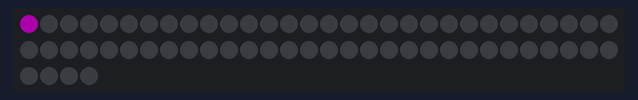
Bench run of a sketch on a simulated Arduino Uno, built with avr-gcc and run on an emulated ATmega328P. On the bench: 64 RGB LEDs in strip order, left to right, continuing on the next row. Dim RGB values are drawn brighter than linear.

Above: at 2.29 s.
At 6.86 s:
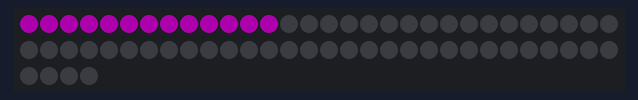
At 11.44 s:
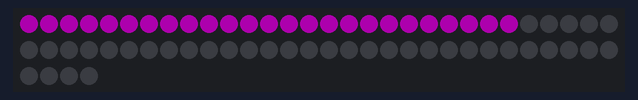
At 20.92 s:
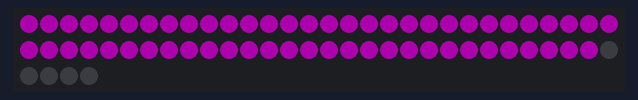
At 30.07 s:
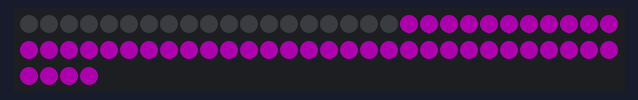
At 39.56 s:
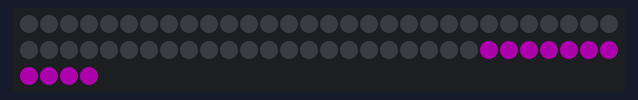

The sketch:

Neo5.ino
```cpp
/*
  NeoPixel Arrays Spark Challenge
  Cameron Acton
*/

//Hello World Test for an 8x8 NeoPixel array
//This test was designed to make the entire matrix of LEDs turn on sequentially, then turn off sequentially

#include <Adafruit_NeoPixel.h>

//NeoPixel strip init
const int stripPin = 6;
Adafruit_NeoPixel strip(64, stripPin);

bool empty;

void setup() {
  strip.begin();
  strip.clear();

  strip.setBrightness(50);
}

void loop() {
  for (int i = 0; i < strip.numPixels(); i++) {
    if (empty) {
      strip.setPixelColor(i, 255, 0, 255);
    } else {
      strip.setPixelColor(i, 0, 0, 0);
    }
    delay(30);
    strip.show();
  }
  empty = !empty;
}
```
